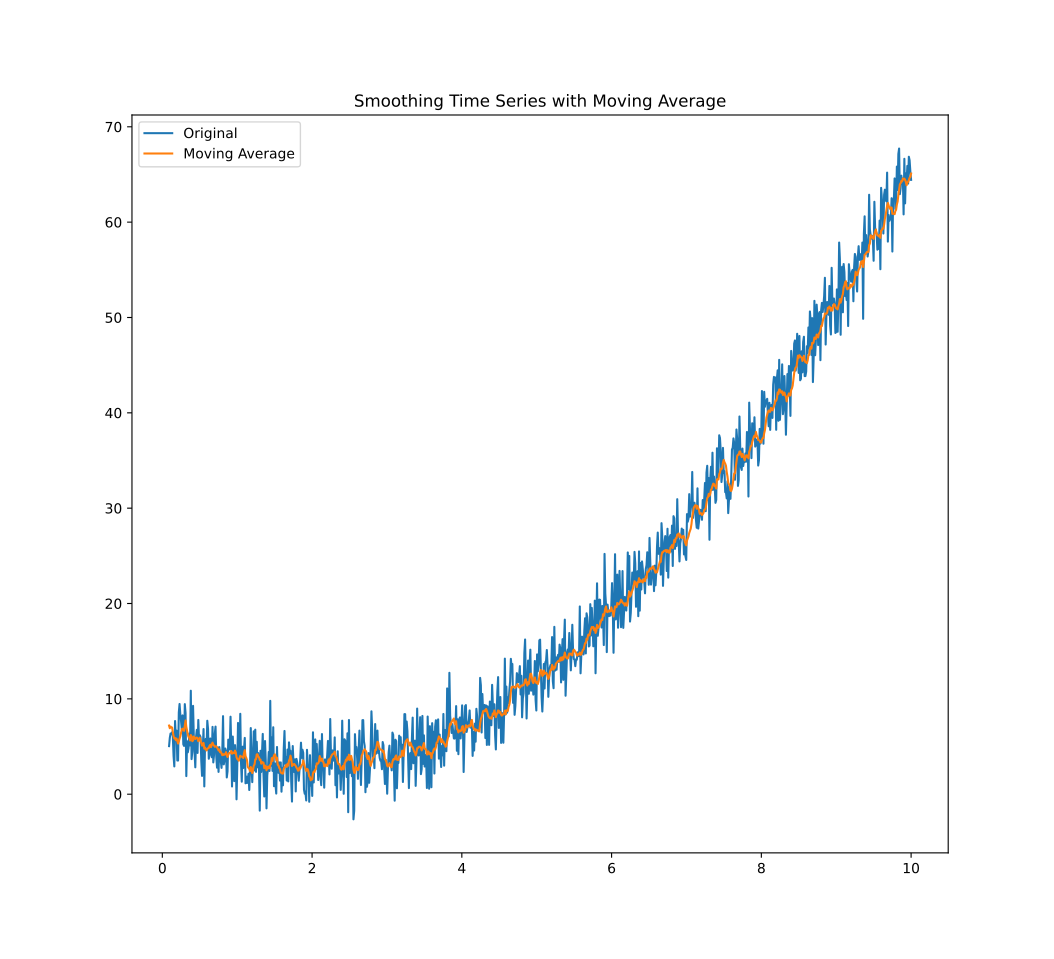

The Python source for this figure:
import numpy as np
import matplotlib.pyplot as plt

N = 1000

X = np.linspace(0, 10, N)

trend = X ** 2 - 4 * X + 7
seasonal = np.sin(2 * np.pi * X * 5) + np.sin(2 * np.pi * X * 30)
residuals = np.random.normal(0, 2, size=N)
observed = trend + seasonal + residuals

q = 10

errors = []
averages = []

for i in range(q - 1, len(observed)):
    window = observed[i - q + 1 : i + 1]
    ma = np.mean(window)

    y_actual = observed[i]
    error = y_actual - ma

    averages.append(ma)
    errors.append(error)

    print(f"{i} | {y_actual:.2f} | {str(window)} | {ma:.2f} | {error:.2f}")

plt.plot(X[q-1:], observed[q-1:], label="Original")
plt.plot(X[q-1:], averages, label="Moving Average")

plt.title("Smoothing Time Series with Moving Average")
plt.legend()

plt.show()
